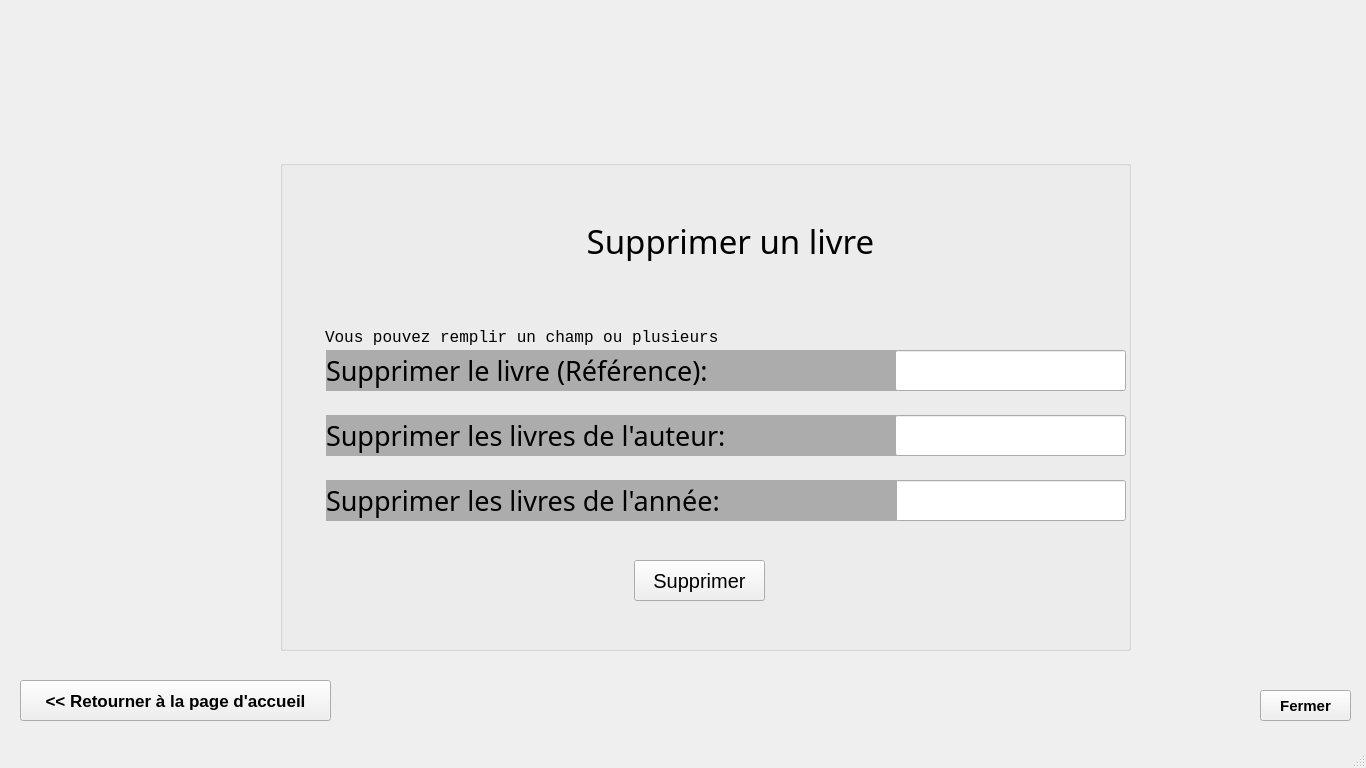
<?xml version="1.0" encoding="UTF-8"?>
<ui version="4.0">
 <class>MainWindow</class>
 <widget class="QMainWindow" name="MainWindow">
  <property name="geometry">
   <rect>
    <x>0</x>
    <y>0</y>
    <width>1366</width>
    <height>768</height>
   </rect>
  </property>
  <property name="windowTitle">
   <string>SupprimerLivre</string>
  </property>
  <widget class="QWidget" name="centralwidget">
   <widget class="QLabel" name="label">
    <property name="geometry">
     <rect>
      <x>0</x>
      <y>0</y>
      <width>1366</width>
      <height>768</height>
     </rect>
    </property>
    <property name="text">
     <string/>
    </property>
    <property name="pixmap">
     <pixmap>Ressources/img/Background.jpg</pixmap>
    </property>
    <property name="scaledContents">
     <bool>true</bool>
    </property>
   </widget>
   <widget class="QPushButton" name="pushButton_2">
    <property name="geometry">
     <rect>
      <x>10</x>
      <y>10</y>
      <width>91</width>
      <height>81</height>
     </rect>
    </property>
    <property name="text">
     <string/>
    </property>
    <property name="icon">
     <iconset>
      <normaloff>Ressources/img/isimm.png</normaloff>Ressources/img/isimm.png</iconset>
    </property>
    <property name="iconSize">
     <size>
      <width>84</width>
      <height>72</height>
     </size>
    </property>
    <property name="flat">
     <bool>true</bool>
    </property>
   </widget>
   <widget class="QPushButton" name="pushButton_3">
    <property name="geometry">
     <rect>
      <x>390</x>
      <y>10</y>
      <width>631</width>
      <height>91</height>
     </rect>
    </property>
    <property name="text">
     <string/>
    </property>
    <property name="icon">
     <iconset>
      <normaloff>Ressources/img/entete.png</normaloff>Ressources/img/entete.png</iconset>
    </property>
    <property name="iconSize">
     <size>
      <width>571</width>
      <height>509</height>
     </size>
    </property>
    <property name="flat">
     <bool>true</bool>
    </property>
   </widget>
   <widget class="QGroupBox" name="groupBox">
    <property name="geometry">
     <rect>
      <x>280</x>
      <y>160</y>
      <width>851</width>
      <height>491</height>
     </rect>
    </property>
    <property name="title">
     <string/>
    </property>
    <property name="flat">
     <bool>true</bool>
    </property>
    <widget class="QLabel" name="LbAuteur">
     <property name="geometry">
      <rect>
       <x>46</x>
       <y>255</y>
       <width>571</width>
       <height>41</height>
      </rect>
     </property>
     <property name="font">
      <font>
       <family>Century Gothic</family>
       <pointsize>20</pointsize>
      </font>
     </property>
     <property name="styleSheet">
      <string notr="true">background-color: rgb(172, 172, 172);</string>
     </property>
     <property name="text">
      <string>Supprimer les livres de l'auteur:</string>
     </property>
    </widget>
    <widget class="QLabel" name="LbRef">
     <property name="geometry">
      <rect>
       <x>46</x>
       <y>190</y>
       <width>571</width>
       <height>41</height>
      </rect>
     </property>
     <property name="font">
      <font>
       <family>Century Gothic</family>
       <pointsize>20</pointsize>
      </font>
     </property>
     <property name="styleSheet">
      <string notr="true">background-color: rgb(172, 172, 172);</string>
     </property>
     <property name="text">
      <string>Supprimer le livre (Référence):</string>
     </property>
    </widget>
    <widget class="QLineEdit" name="EdAnnee">
     <property name="geometry">
      <rect>
       <x>615</x>
       <y>320</y>
       <width>231</width>
       <height>41</height>
      </rect>
     </property>
     <property name="font">
      <font>
       <family>Century Gothic</family>
       <pointsize>15</pointsize>
      </font>
     </property>
     <property name="text">
      <string/>
     </property>
     <property name="clearButtonEnabled">
      <bool>true</bool>
     </property>
    </widget>
    <widget class="QLabel" name="LbAnnee">
     <property name="geometry">
      <rect>
       <x>46</x>
       <y>320</y>
       <width>571</width>
       <height>41</height>
      </rect>
     </property>
     <property name="font">
      <font>
       <family>Century Gothic</family>
       <pointsize>20</pointsize>
      </font>
     </property>
     <property name="styleSheet">
      <string notr="true">background-color: rgb(172, 172, 172);</string>
     </property>
     <property name="text">
      <string>Supprimer les livres de l'année:</string>
     </property>
    </widget>
    <widget class="QLineEdit" name="EdAuteur">
     <property name="geometry">
      <rect>
       <x>615</x>
       <y>255</y>
       <width>231</width>
       <height>41</height>
      </rect>
     </property>
     <property name="font">
      <font>
       <family>Century Gothic</family>
       <pointsize>15</pointsize>
      </font>
     </property>
     <property name="text">
      <string/>
     </property>
     <property name="clearButtonEnabled">
      <bool>true</bool>
     </property>
    </widget>
    <widget class="QLineEdit" name="EdRef">
     <property name="geometry">
      <rect>
       <x>615</x>
       <y>190</y>
       <width>231</width>
       <height>41</height>
      </rect>
     </property>
     <property name="font">
      <font>
       <family>Century Gothic</family>
       <pointsize>15</pointsize>
      </font>
     </property>
     <property name="text">
      <string/>
     </property>
     <property name="clearButtonEnabled">
      <bool>true</bool>
     </property>
    </widget>
    <widget class="QLabel" name="Titre">
     <property name="geometry">
      <rect>
       <x>300</x>
       <y>60</y>
       <width>301</width>
       <height>41</height>
      </rect>
     </property>
     <property name="font">
      <font>
       <family>Calisto MT</family>
       <pointsize>25</pointsize>
       <bold>false</bold>
      </font>
     </property>
     <property name="text">
      <string>Supprimer un livre</string>
     </property>
     <property name="alignment">
      <set>Qt::AlignCenter</set>
     </property>
    </widget>
    <widget class="QPushButton" name="Supprimer">
     <property name="geometry">
      <rect>
       <x>354</x>
       <y>400</y>
       <width>131</width>
       <height>41</height>
      </rect>
     </property>
     <property name="font">
      <font>
       <pointsize>15</pointsize>
      </font>
     </property>
     <property name="cursor">
      <cursorShape>PointingHandCursor</cursorShape>
     </property>
     <property name="text">
      <string>Supprimer</string>
     </property>
    </widget>
    <widget class="QPushButton" name="Logo">
     <property name="geometry">
      <rect>
       <x>190</x>
       <y>26</y>
       <width>101</width>
       <height>111</height>
      </rect>
     </property>
     <property name="text">
      <string/>
     </property>
     <property name="icon">
      <iconset>
       <normaloff>Ressources/img/IconBook.jpg</normaloff>Ressources/img/IconBook.jpg</iconset>
     </property>
     <property name="iconSize">
      <size>
       <width>112</width>
       <height>110</height>
      </size>
     </property>
     <property name="flat">
      <bool>true</bool>
     </property>
    </widget>
    <widget class="QLabel" name="ErrRef">
     <property name="geometry">
      <rect>
       <x>50</x>
       <y>233</y>
       <width>791</width>
       <height>20</height>
      </rect>
     </property>
     <property name="font">
      <font>
       <family>Courier New</family>
       <pointsize>12</pointsize>
       <bold>false</bold>
      </font>
     </property>
     <property name="styleSheet">
      <string notr="true">color:rgb(255,0,0);</string>
     </property>
     <property name="text">
      <string/>
     </property>
     <property name="alignment">
      <set>Qt::AlignRight|Qt::AlignTrailing|Qt::AlignVCenter</set>
     </property>
    </widget>
    <widget class="QLabel" name="ErrAuteur">
     <property name="geometry">
      <rect>
       <x>50</x>
       <y>298</y>
       <width>791</width>
       <height>20</height>
      </rect>
     </property>
     <property name="font">
      <font>
       <family>Courier New</family>
       <pointsize>12</pointsize>
       <bold>false</bold>
      </font>
     </property>
     <property name="styleSheet">
      <string notr="true">color:rgb(255,0,0);</string>
     </property>
     <property name="text">
      <string/>
     </property>
     <property name="alignment">
      <set>Qt::AlignRight|Qt::AlignTrailing|Qt::AlignVCenter</set>
     </property>
    </widget>
    <widget class="QLabel" name="ErrAnnee">
     <property name="geometry">
      <rect>
       <x>50</x>
       <y>363</y>
       <width>791</width>
       <height>20</height>
      </rect>
     </property>
     <property name="font">
      <font>
       <family>Courier New</family>
       <pointsize>12</pointsize>
       <bold>false</bold>
      </font>
     </property>
     <property name="styleSheet">
      <string notr="true">color:rgb(255,0,0);</string>
     </property>
     <property name="text">
      <string/>
     </property>
     <property name="alignment">
      <set>Qt::AlignRight|Qt::AlignTrailing|Qt::AlignVCenter</set>
     </property>
    </widget>
    <widget class="QLabel" name="Success">
     <property name="geometry">
      <rect>
       <x>250</x>
       <y>430</y>
       <width>331</width>
       <height>31</height>
      </rect>
     </property>
     <property name="font">
      <font>
       <family>Century Gothic</family>
       <pointsize>15</pointsize>
       <bold>true</bold>
      </font>
     </property>
     <property name="styleSheet">
      <string notr="true">color:rgb(0,100,0)</string>
     </property>
     <property name="text">
      <string/>
     </property>
     <property name="alignment">
      <set>Qt::AlignCenter</set>
     </property>
    </widget>
    <widget class="QLabel" name="ErrAnnee_2">
     <property name="geometry">
      <rect>
       <x>45</x>
       <y>167</y>
       <width>421</width>
       <height>20</height>
      </rect>
     </property>
     <property name="font">
      <font>
       <family>Courier New</family>
       <pointsize>12</pointsize>
       <bold>false</bold>
      </font>
     </property>
     <property name="styleSheet">
      <string notr="true"/>
     </property>
     <property name="text">
      <string>Vous pouvez remplir un champ ou plusieurs</string>
     </property>
     <property name="alignment">
      <set>Qt::AlignLeading|Qt::AlignLeft|Qt::AlignVCenter</set>
     </property>
    </widget>
   </widget>
   <widget class="QPushButton" name="img2_2">
    <property name="geometry">
     <rect>
      <x>150</x>
      <y>640</y>
      <width>41</width>
      <height>41</height>
     </rect>
    </property>
    <property name="text">
     <string/>
    </property>
    <property name="icon">
     <iconset>
      <normaloff>Ressources/img/home.png</normaloff>Ressources/img/home.png</iconset>
    </property>
    <property name="iconSize">
     <size>
      <width>35</width>
      <height>45</height>
     </size>
    </property>
    <property name="flat">
     <bool>true</bool>
    </property>
   </widget>
   <widget class="QPushButton" name="Return">
    <property name="geometry">
     <rect>
      <x>20</x>
      <y>680</y>
      <width>311</width>
      <height>41</height>
     </rect>
    </property>
    <property name="font">
     <font>
      <family>MS Sans Serif</family>
      <pointsize>13</pointsize>
      <bold>true</bold>
     </font>
    </property>
    <property name="cursor">
     <cursorShape>PointingHandCursor</cursorShape>
    </property>
    <property name="text">
     <string>&lt;&lt; Retourner à la page d'accueil</string>
    </property>
   </widget>
   <widget class="QPushButton" name="Fermer">
    <property name="geometry">
     <rect>
      <x>1260</x>
      <y>690</y>
      <width>91</width>
      <height>31</height>
     </rect>
    </property>
    <property name="font">
     <font>
      <pointsize>11</pointsize>
      <bold>true</bold>
     </font>
    </property>
    <property name="cursor">
     <cursorShape>PointingHandCursor</cursorShape>
    </property>
    <property name="text">
     <string>Fermer</string>
    </property>
    <property name="icon">
     <iconset>
      <normaloff>Ressources/img/Supprimer.png</normaloff>Ressources/img/Supprimer.png</iconset>
    </property>
    <property name="iconSize">
     <size>
      <width>29</width>
      <height>56</height>
     </size>
    </property>
   </widget>
  </widget>
  <widget class="QMenuBar" name="menubar">
   <property name="geometry">
    <rect>
     <x>0</x>
     <y>0</y>
     <width>1366</width>
     <height>22</height>
    </rect>
   </property>
  </widget>
  <widget class="QStatusBar" name="statusbar"/>
 </widget>
 <tabstops>
  <tabstop>EdRef</tabstop>
  <tabstop>EdAuteur</tabstop>
  <tabstop>EdAnnee</tabstop>
  <tabstop>Supprimer</tabstop>
  <tabstop>Return</tabstop>
  <tabstop>pushButton_3</tabstop>
  <tabstop>img2_2</tabstop>
  <tabstop>pushButton_2</tabstop>
  <tabstop>Logo</tabstop>
 </tabstops>
 <resources>
  <include location="Ressources/img.qrc"/>
 </resources>
 <connections/>
</ui>
